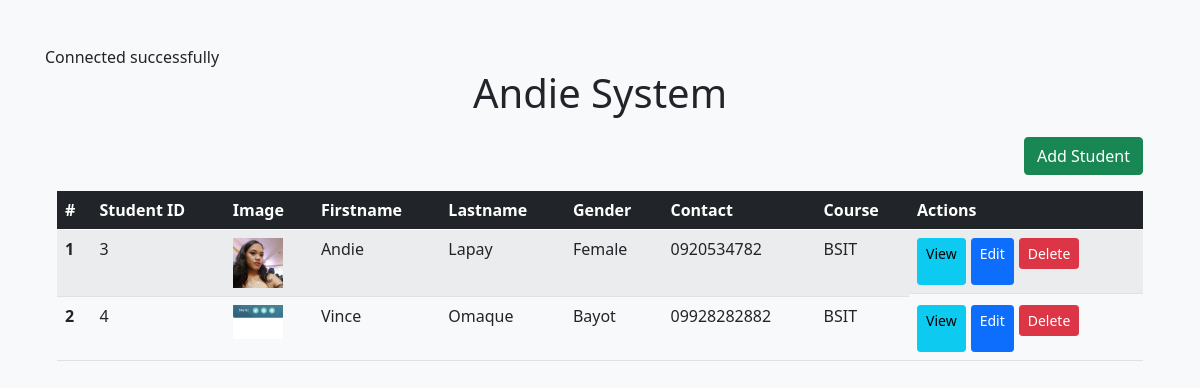
The page / on the database its author committed.
### tables this page shows
CREATE TABLE `studentinfo` (
  `s_id` int(200) NOT NULL,
  `s_image_dir` varchar(225) NOT NULL,
  `s_firstname` varchar(200) NOT NULL,
  `s_lastname` varchar(200) NOT NULL,
  `s_gender` varchar(200) NOT NULL,
  `s_contact` varchar(200) NOT NULL,
  `s_course` varchar(200) NOT NULL
);

### index.php (the view, shortened to what this page needs)
<?php
include_once("connect.php");
$statement = $conn->prepare("SELECT * FROM studentinfo");
$statement->execute();
$students = $statement->fetchAll(PDO::FETCH_ASSOC);
?>
<!doctype html>
<html lang="en">
<head>
    <link href="https://cdn.jsdelivr.net/npm/bootstrap@5.0.2/dist/css/bootstrap.min.css" rel="stylesheet">
    <link rel="stylesheet" href="app.css">
</head>
<body>
    <div class="container">
        <h1 class="text-center">Andie System</h1>
        <div class="d-flex justify-content-end mb-3">
            <a href="create.php" class="btn btn-success">Add Student</a>
        </div>
        <table class="table table-striped table-hover">
            <thead class="table-dark">
                <tr>
                    <th scope="col">#</th>
                    <th scope="col">Student ID</th>
                    <th scope="col">Image</th>
                    <th scope="col">Firstname</th>
                    <th scope="col">Lastname</th>
                    <th scope="col">Gender</th>
                    <th scope="col">Contact</th>
                    <th scope="col">Course</th>
                    <th scope="col">Actions</th>
                </tr>
            </thead>
            <tbody>
                <?php foreach ($students as $i => $student): ?>
                    <tr>
                        <th scope="row"><?php echo $i + 1 ?></th>
                        <td><?php echo $student['s_id'] ?></td>
                        <td><img src="<?php echo $student['s_image_dir'] ?>" class="thumbnail" alt="Student Image"></td>
                        <td><?php echo $student['s_firstname'] ?></td>
                        <td><?php echo $student['s_lastname'] ?></td>
                        <td><?php echo $student['s_gender'] ?></td>
                        <td><?php echo $student['s_contact'] ?></td>
                        <td><?php echo $student['s_course'] ?></td>
                        <td class="btn-actions">
                            <a href="view.php?id=<?php echo $student['s_id'] ?>" class="btn btn-sm btn-info">View</a>
                            <a href="update.php?id=<?php echo $student['s_id'] ?>" class="btn btn-sm btn-primary">Edit</a>
                            <form method="POST" action="delete.php">
                                <button type="submit" class="btn btn-sm btn-danger">Delete</button>
                            </form>
                        </td>
                    </tr>
                <?php endforeach; ?>
            </tbody>
        </table>
    </div>

### app.css (style rules this page uses)
body { padding: 25px; }
.thumbnail { width: 3pc; }

### index.php (style rules this page uses)
body { background-color: #f8f9fa; margin: 20px; }
h1 { margin-bottom: 20px; }
.table img.thumbnail { width: 50px; height: auto; }
.btn-actions { display: flex; gap: 5px; }
.btn-actions form { display: inline-block; }

### rows shown on the page
studentinfo: s_id "3", s_image_dir (picture), s_firstname "Andie", s_lastname "Lapay", s_gender "Female", s_contact "0920534782", s_course "BSIT"
studentinfo: s_id "4", s_image_dir (picture), s_firstname "Vince", s_lastname "Omaque", s_gender "Bayot", s_contact "09928282882", s_course "BSIT"
